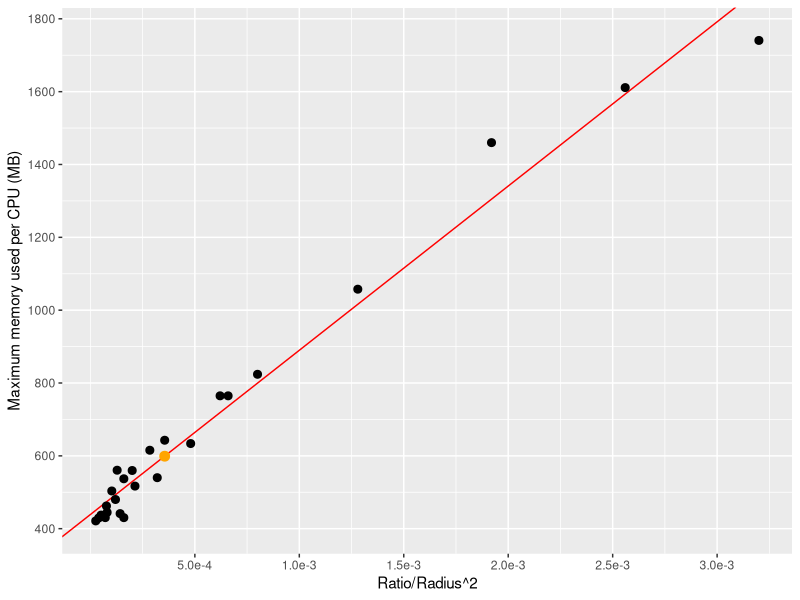
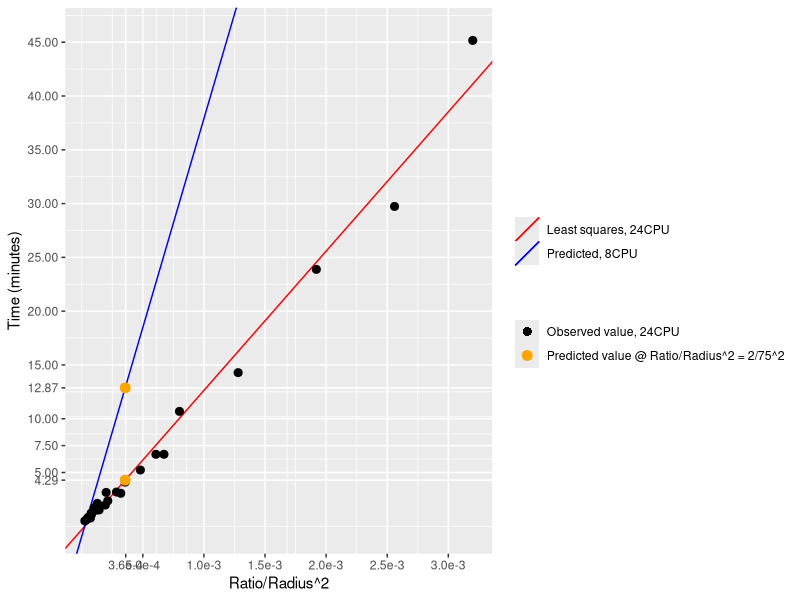

The R source for these figures, in order:
number_of_cores <- 24
benchmarking_results <- data.frame(read.csv("benchmarking.csv"))

benchmarking_results <- data.frame(benchmarking_results,linear=benchmarking_results$ratio/benchmarking_results$radius**2)
benchmarking_results$per_core_mem <- benchmarking_results$max_rss/number_of_cores

# This is just least squares regression to get a slope and intercept
A <- cbind(benchmarking_results$linear,1)
y <- benchmarking_results$per_core_mem*1000
x_hat <- solve(t(A)%*%A)%*%t(A)%*%y

scientific_10 <- function(x) {
  gsub("e-0", "e-", scales::scientific_format()(x))
}

# Line is 450940 * x + 439
library(ggplot2)
exact_points <- data.frame(per_core_mem=c(599),linear=c(2/(75^2)))
ggplot(mapping=aes(x=linear,group=linear,y=per_core_mem*1000)) + 
  geom_abline(slope = x_hat[1],intercept=x_hat[2],color="red") +
  geom_dotplot(data=benchmarking_results,binaxis='y',stackdir='center',dotsize=0.5) + 
  geom_point(data=exact_points,mapping=aes(x=linear,y=per_core_mem,fill="orange"),color="orange",size=3,inherit.aes = FALSE) +
  xlab("Ratio/Radius^2") + 
  ylab("Maximum memory used per CPU (MB)") +
  scale_y_continuous(breaks=400+200*(0:8)) + 
  scale_x_continuous(breaks=.0005*(1:6),labels=scientific_10) + 
  guides(fill=FALSE)

  
target_cores <- 24
scaling_factor <- number_of_cores/target_cores

A <- cbind(benchmarking_results$linear,1)
y <- scaling_factor*benchmarking_results$time/60
x_hat <- solve(t(A)%*%A)%*%t(A)%*%y

exact_points <- data.frame(time=c(4.29,12.87),linear=c(2/(75^2),2/(75^2)))

# Line is 38837.5*x - 0.938
ggplot(mapping=aes(x=linear,group=linear,y=scaling_factor*time/60)) + 
  geom_abline(mapping=aes(slope = x_hat[1],intercept=x_hat[2],color="red"),show.legend=TRUE) +
  geom_abline(mapping=aes(slope = x_hat[1]*3,intercept=x_hat[2]*3,color="blue"),show.legend=TRUE) +
  geom_dotplot(data=benchmarking_results,mapping=aes(fill="black"),binaxis='y',stackdir='center',dotsize=0.5) +
  geom_point(data=exact_points,mapping=aes(x=linear,y=time,fill="orange"),color="orange",size=3,inherit.aes = FALSE) +
  xlab("Ratio/Radius^2") + 
  ylab("Total computation time (minutes)") +
  scale_y_continuous("Time (minutes)",
                     breaks=c(4.29,12.87,5*scaling_factor*c(1.5/scaling_factor,(1:10)))) + 
  scale_x_continuous(breaks=c(.0005*(1:6),.00036),labels = scientific_10) + 
  scale_fill_manual(name="",guide=guide_legend(override.aes = list( linetype=c(0,0),fill=c("black","orange"),color=c("black","orange"))),values=c("black"="black","orange"="orange"),labels=c("Observed value, 24CPU","Predicted value @ Ratio/Radius^2 = 2/75^2")) +
  scale_color_manual(name="",guide=guide_legend(override.aes = list(linetype=c(1,1),color=c("red","blue"),shape=c(NA,NA))),values=c("red"="red","blue"="blue"),labels=c("Least squares, 24CPU","Predicted, 8CPU"," ")) +
  guides(size=FALSE) +
  theme(legend.background = element_blank()) 
  
  

